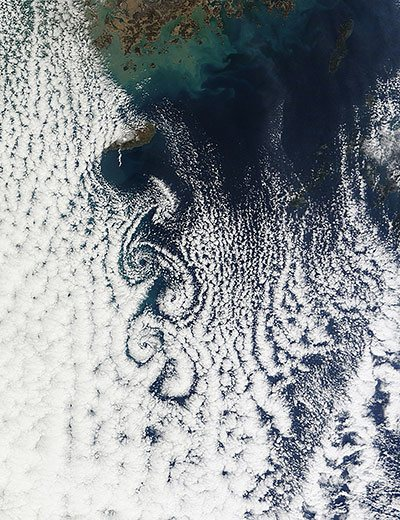
#> input picture data/train/clouds1.jpg, 400 x 520 px; its folder holds only this picture in this run
$ python train.py
#> lines starting #> are read from the running program, lines starting #| are printed output that depends on the picture
### src/rgb2hsi.py
# -*- coding: utf-8 -*-
__author__ = 'radek hofman'

import numpy
import math
import cv2
import random


#some constants
SQRT6 = -math.sqrt(6.)/6.
SQRT3 = -2.*SQRT6
PI = math.pi
PI2 = 2*math.pi
TH = 1./3.


# [6 lines left out: function map_to_n, not called in this run]


def HSI_matrix(image_path):
    """
    Conversion from RGB to HSI in a matrix form
    returns a HSI and RGB images per channel
    """
#> called with image_path = '../data/train/clouds1.jpg'

    def get_surr_val(n):
        return numpy.array([random.choice([-1., 1.]) for i in range(n)])

    #reads GBR image
    img = cv2.imread(image_path, 1)
#> img is the input picture: shape (520, 400, 3); mean B, G, R 152, 148, 142.9

    nx, ny = img.shape[:2]
#> nx = 520; ny = 400
    RGB = numpy.zeros(img.shape, dtype="uint8")
    HSI = numpy.zeros(img.shape, dtype="uint8")

    #histogram equalization
    R = cv2.equalizeHist(img[:,:,2])
    G = cv2.equalizeHist(img[:,:,1])
    B = cv2.equalizeHist(img[:,:,0])

    #flatting images into vectors for linear algebra reasons:)
    rgb_flat=numpy.vstack((numpy.ravel(R), numpy.ravel(G), numpy.ravel(B)))

    I  = numpy.dot(numpy.array([    TH,     TH,    TH]), rgb_flat)
    V1 = numpy.dot(numpy.array([ SQRT6,  SQRT6, SQRT3]), rgb_flat)
    V2 = numpy.dot(numpy.array([-SQRT6, -SQRT3,    0.]), rgb_flat)

    #instead of zeros we put uniformly symmetriall values -1 or 1
    V1[V1 == 0.] = get_surr_val(len(V1[V1 == 0.]))

    S = numpy.sqrt(numpy.power(V1, 2)+numpy.power(V2, 2))
    #H = numpy.where(V1 != 0., (numpy.arctan(V2/V1)+PI/2.)*255./PI, (PI/2.)*255./PI)
    H = (numpy.arctan(V2/V1)+PI/2.)*255./PI

    #casting to uint8
    I = numpy.reshape(I, (nx,ny)).astype("uint8")
    S = numpy.reshape(S, (nx,ny)).astype("uint8")
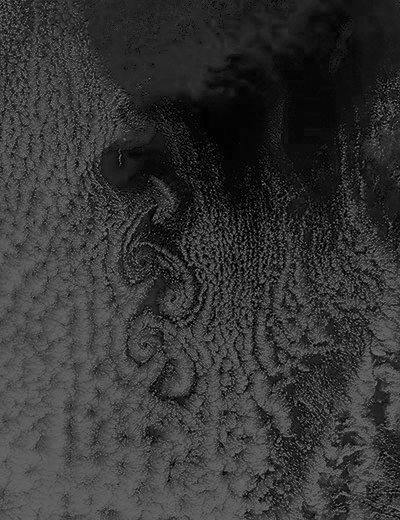
#> S: shape (520, 400); min 0, max 125, mean 53.3
    H = numpy.reshape(H, (nx,ny)).astype("uint8")
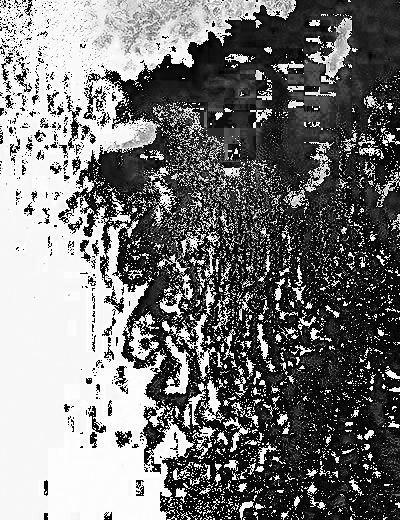
#> H: shape (520, 400); min 0, max 255, mean 120

    HSI[:,:,0] = H
    HSI[:,:,1] = S
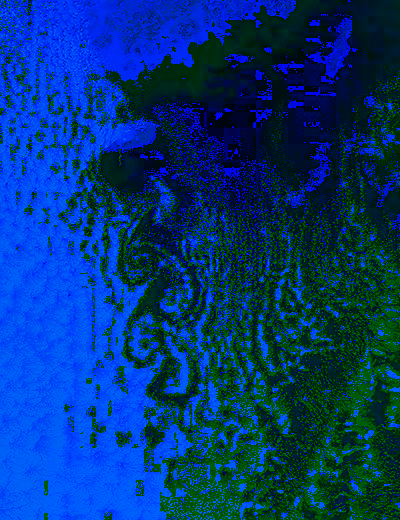
#> HSI: shape (520, 400, 3); mean of channels 0, 1, 2 120, 53.3, 0; drawn as B, G, R
    HSI[:,:,2] = I
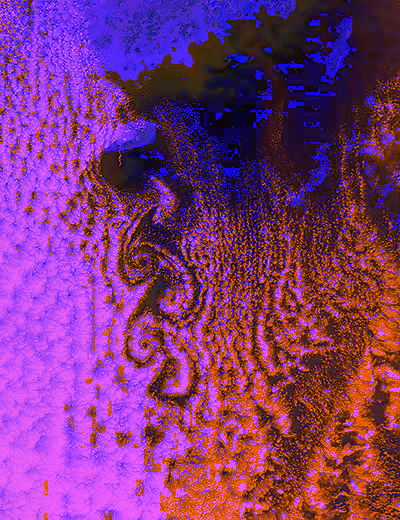
#> HSI: shape (520, 400, 3); mean of channels 0, 1, 2 120, 53.3, 127.1; drawn as B, G, R

    RGB[:,:,0] = R
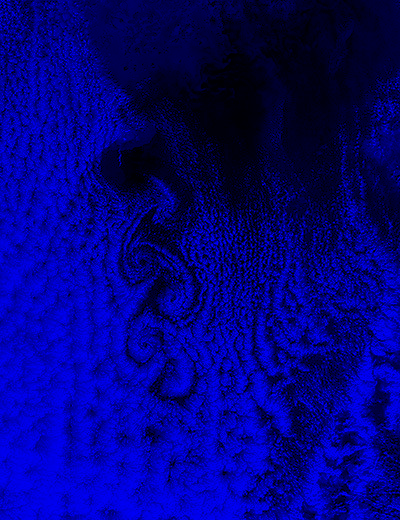
#> RGB: shape (520, 400, 3); mean of channels 0, 1, 2 126.5, 0, 0; drawn as B, G, R
    RGB[:,:,1] = G
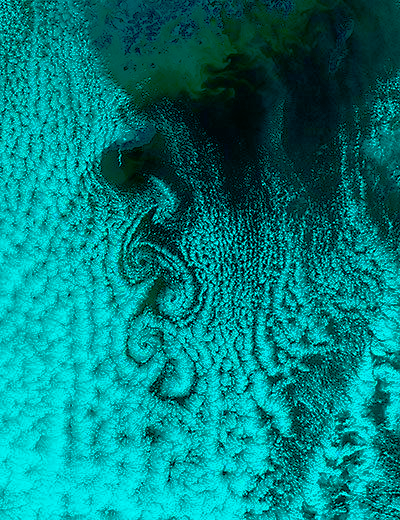
#> RGB: shape (520, 400, 3); mean of channels 0, 1, 2 126.5, 127.8, 0; drawn as B, G, R
    RGB[:,:,2] = B
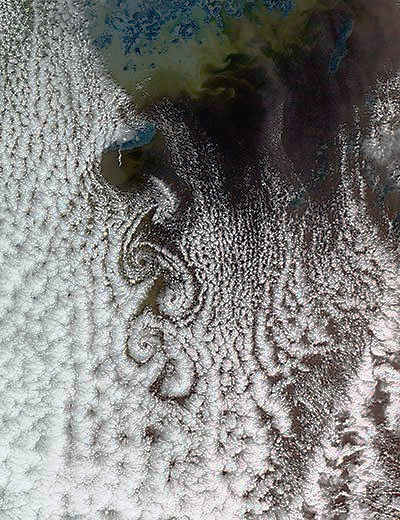
#> RGB: shape (520, 400, 3); mean of channels 0, 1, 2 126.5, 127.8, 128.3; drawn as B, G, R

    return HSI, RGB


# [2 lines that do not run on import are left out]

### src/train.py
# -*- coding: utf-8 -*-
__author__ = 'radek hofman'

import rgb2hsi

import numpy
import cv2
import scipy.io
import os
import abc
import logging
logging.basicConfig(level=logging.DEBUG)  # filename='train.log'


class TrainClassifier(object):
    """
    Trains Bayesian classifier with Normal pdfs from images in files
    """
    __metaclass__ = abc.ABCMeta

    def __init__(self, class_type, data_dir, filenames):
        self.class_type = class_type
        self.data_dir = data_dir
        self.filenames = filenames
        self.train()

    @abc.abstractmethod
    def extract_features(self):
        """
        extraction of feature vectors from files - this is specific for each classifier
        """
        pass

    def train(self):
        cloud_stack = []
        nocloud_stack = []

        for i, filename in enumerate(self.filenames):
            logging.info('Training on file %s' % filename)

            #remove file extension
            fname = ''.join(filename.split('.')[:-1])
            #load ground truth - provided annotations
            gt = cv2.imread(os.path.join(self.data_dir, fname+'_mask.png'), 0)

            self.extract_features(filename)

            #training follows
            cloud_1 = []
            nocloud_1 = []

            for nf, fea in enumerate(self.features):
                f_cloud = fea[gt > 0]
                f_nocloud = fea[gt == 0]  # no cloud without borders

                cloud_1.append(numpy.array(f_cloud))
                nocloud_1.append(numpy.array(f_nocloud))
#> this loop made 1 pass
#> nf on pass 1: 0
#> after the loop, cloud_1 = []; nocloud_1 = []

            cloud_stack.append(numpy.vstack(cloud_1))
            nocloud_stack.append(numpy.vstack(nocloud_1))

        cloud = numpy.hstack(cloud_stack)
        nocloud = numpy.hstack(nocloud_stack)

        cloud_m = numpy.ma.masked_invalid(cloud.mean(axis=1))
        cloud_cov = numpy.cov(cloud)

        nocloud_m = nocloud.mean(axis=1)
        nocloud_cov = numpy.cov(nocloud)

        self.print_stats(cloud_m, cloud_cov, nocloud_m, nocloud_cov)

        output_path = os.path.join(self.data_dir, 'trained_class_%s.mat' % self.class_type)
        logging.info("Saving output to %s" % output_path)
        scipy.io.savemat(output_path, {'cloud_m': cloud_m, 'cloud_cov': cloud_cov,
                                           'nocloud_m': nocloud_m, 'nocloud_cov': nocloud_cov})

    @staticmethod
    def print_stats(cloud_m, cloud_cov, nocloud_m, nocloud_cov):
        """
        displays mean values and variances of trained classifiers
        """
        logging.debug('Training statistics:')
        logging.debug('Cloud class mean:\n%s' % str(cloud_m))
        logging.debug('Cloud class cov. mat.:\n%s' % str(cloud_cov))
        logging.debug('Nocloud class mean:\n%s' % str(nocloud_m))
        logging.debug('Nocloud class cov. mat.:\n%s' % str(nocloud_cov))


class TrainRGBClassifier(TrainClassifier):
    """
    RGB color space
    """
    def extract_features(self, filename):
        """
        feature vector for R, G, B
        """
        HSI, RGB = rgb2hsi.HSI_matrix(os.path.join(self.data_dir, filename))
        R, G, B = RGB[:,:,0], RGB[:,:,1], RGB[:,:,2]
        self.features = [R, G, B]


class TrainHSIClassifier(TrainClassifier):
    """
    HSI color space
    """
    def __init__(self, eps, *args):
        """
        to compute features in space  I/H,S,I we need an additional
        parameter epsilon, which can be set
        """
        self.eps = eps
        super(self.__class__, self).__init__(*args)

    def extract_features(self, filename):
        """
        feature vector for I/H, S, I
        """
        HSI, RGB = rgb2hsi.HSI_matrix(os.path.join(self.data_dir, filename))
        H, S, I = HSI[:,:,0], HSI[:,:,1], HSI[:,:,2]
        self.features = [(I+self.eps)/(H+self.eps), S, I]  # this has better component separability than HSL


def main():
    """
    Specify which files use for classifier training

      Data_dir must contain satellite images with clouds and corresponding
      masks with the same filename and suffix _mask

      example: cloud1.png, cloud1_mask.png
    """

    data_dir = os.path.join('..', 'data', 'train')

    IMAGE_FORMATS = ('png', 'jpg', 'jpeg', 'tif', 'tiff')
    files = filter(lambda x: x.lower().split('.')[-1] in IMAGE_FORMATS and not '_mask' in x, os.listdir(data_dir))

    logging.debug('Found following files: %s' % str(files))

    TrainRGBClassifier('rgb', data_dir, files)
    TrainHSIClassifier(1., 'hsi', data_dir, files)


if __name__ == '__main__':
#> (the run stopped early here; a loop or call above may not have finished)

$ run again, on data/train/clouds2.jpg
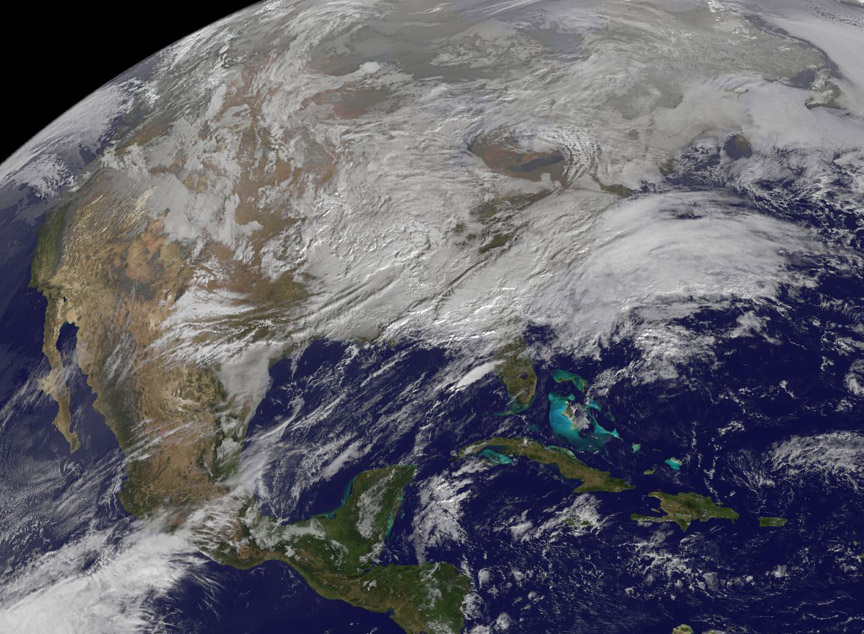
#> input picture data/train/clouds2.jpg, 864 x 634 px
#> in HSI_matrix, img is the input picture: shape (634, 864, 3); mean B, G, R 105, 96.4, 97.2
#> in HSI_matrix, `HSI[:,:,2] = I`:
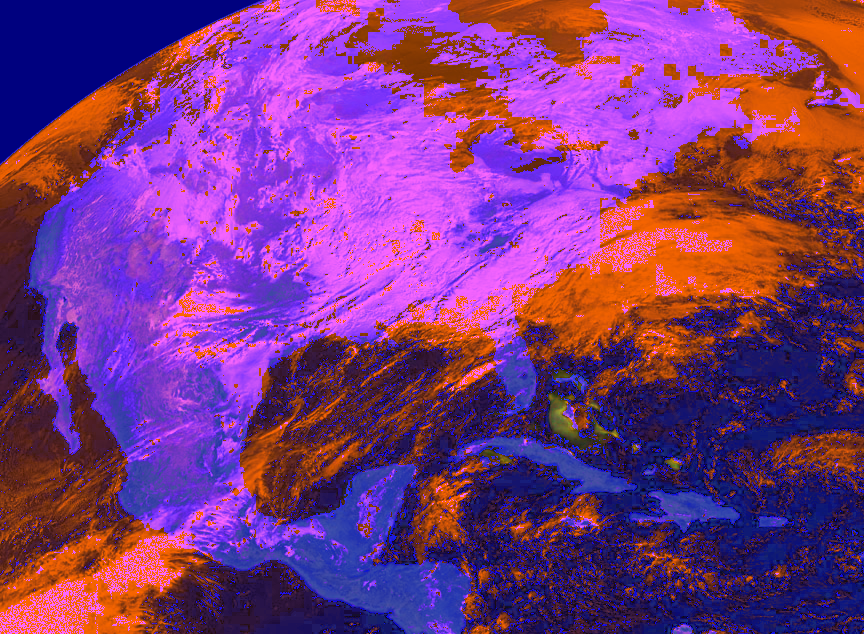
#> HSI: shape (634, 864, 3); mean of channels 0, 1, 2 127.7, 54.9, 123.8; drawn as B, G, R
#> in HSI_matrix, `RGB[:,:,2] = B`:
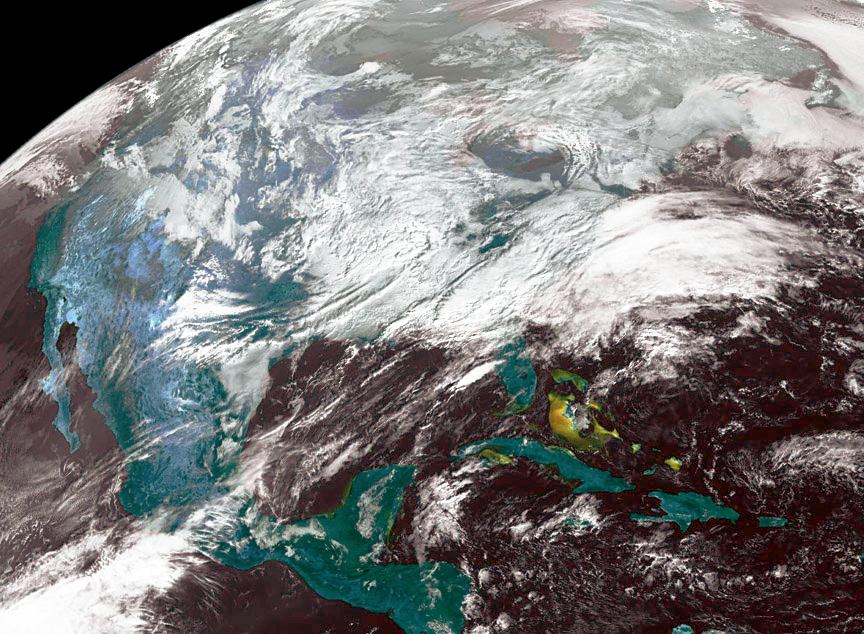
#> RGB: shape (634, 864, 3); mean of channels 0, 1, 2 124.1, 124.1, 124.3; drawn as B, G, R
#> the loop in train, `for nf, fea in enumerate(self.features):` made 1 pass
#> nf on pass 1: 0
#> after the loop in train, `for nf, fea in enumerate(self.features):`: cloud_1 = []
